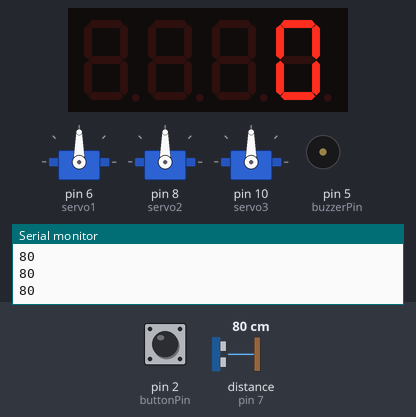
Bench run of a sketch on a simulated Arduino Uno, built with avr-gcc and run on an emulated ATmega328P. On the bench: 3 × servo, 4-digit seven-segment display, buzzer (waves = sounding), the last lines printed to the serial monitor. Wiring (inferred from the names in the program): ultrasonic range finder: trigger pin 9; echo pin 7. The inputs (shaded band) are chosen by the test bench; at power-on: distance to the obstacle (sensor on pin 7) 80 cm, pin 2 (buttonPin) HIGH. The echo pulse lasts 58.3 µs per cm.

Above: at 1.2 s.
1.3 s: distance to the obstacle (sensor on pin 7) set to 22 cm
2.8 s: distance to the obstacle (sensor on pin 7) set to 19 cm
At 3.93 s:
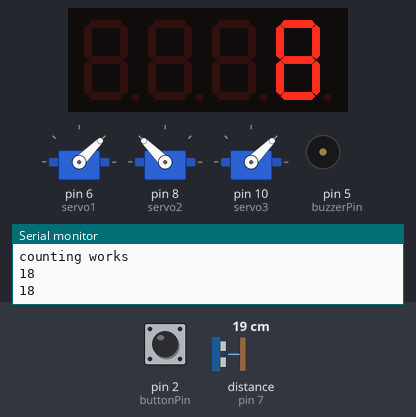
5.8 s: pin 2 (buttonPin) pulled LOW for 0.15 s
At 6.36 s:
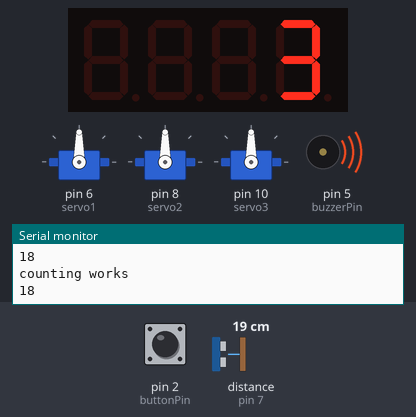
7.7 s: distance to the obstacle (sensor on pin 7) set to 250 cm
10.7 s: distance to the obstacle (sensor on pin 7) set to 2 cm
At 14.51 s:
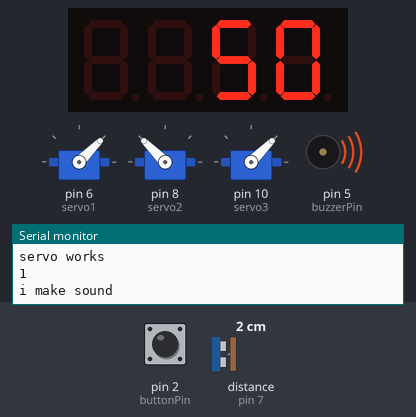
Timing chart, 0 to 14.7 s (numbered marks = the images above; inputs shaded):
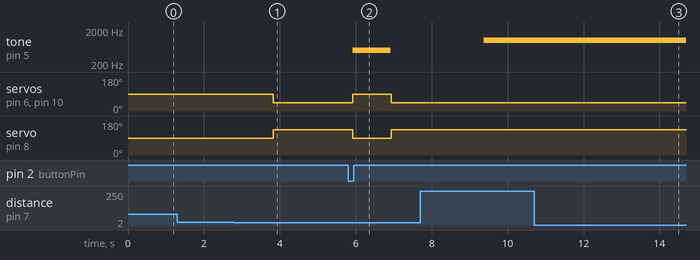

The sketch:

vr3.ino
```cpp
#include <Servo.h>
#include <TM1637Display.h>

#define CLK_PIN 3
#define DIO_PIN 4
const int buzzerPin = 5;
const int buttonPin = 2;

// servos
Servo servo1;
Servo servo2;
Servo servo3;

// ultrasonic distance pins
int triggerPin = 9;
int echoPin = 7;
long distance;

// led timer display
int count = 0;
bool isCounting = false;
TM1637Display display(CLK_PIN, DIO_PIN);

// buzzer + button states
bool buzzerActive = false;
int buttonState;
int prevButtonState;
long buttonPressStartTime = 0;

// four different states
bool isDefault = true;
bool isCountingState = false;
bool isServosSpinning = false;
bool isBuzzerActive = false;

void setup() {
  Serial.begin(9600);

  // distance sensor
  pinMode(triggerPin, OUTPUT);
  pinMode(echoPin, INPUT);

  // servo
  servo1.attach(6);
  servo2.attach(8);
  servo3.attach(10);

  // timer
  display.setBrightness(7);         // Set brightness (0-7)
  display.showNumberDec(0, false);  // Display initial count as 0

  // buzzer
  pinMode(buzzerPin, OUTPUT);

  // button
  pinMode(buttonPin, INPUT);
  prevButtonState = digitalRead(buttonPin);
}

void loop() {
  // functions for what to do in each state
  if (isDefault == true) {
    Default();
  } else if (isCountingState == true) {
    Counting();
  } else if (isServosSpinning == true) {
    ServosSpinning();
    // buzzer state was removed from here because if isBuzzerActive was deleted
  }

  // ultrasonic distance checking
  digitalWrite(triggerPin, LOW);
  delayMicroseconds(2);
  digitalWrite(triggerPin, HIGH);
  delayMicroseconds(10);
  digitalWrite(triggerPin, LOW);
  long duration = pulseIn(echoPin, HIGH, 17400);
  distance = duration / 29 / 2;
  Serial.println(distance);

  // check to see if button pressed 5 seconds
  if (digitalRead(buttonPin) == LOW) {
    buttonState = digitalRead(buttonPin);

    if (prevButtonState == LOW && buttonState == HIGH) {
      buttonPressStartTime = millis();
    }

    if (prevButtonState == HIGH && buttonState == LOW) {
      // check button pressed least 5 seconds
      if (millis() - buttonPressStartTime >= 5000) {
        resetToDefault();  // reset to default end everything!
      }
    }

    prevButtonState = buttonState;  // update previous button state
  }

  // regardless of state after timer starts it should not stop until grass touched
  if (isCounting == true) {
    count++;
    display.showNumberDec(count, false);
    delay(50);
  }

// replaces isButterState function because keeping it in the loop function ensures it keeps playing sound
// no conflicts with other functions
  if (isBuzzerActive == true) {
    Serial.println("i make sound");
    tone(buzzerPin, 1000);  // high freq tone
  }

  delay(100);
}

void Default() {
  if (distance > 1 && distance < 20) {
    isDefault = false;
    isCounting = true;
    isCountingState = true;
  }
}

void Counting() {
  if (isCounting == true) {
    count++;
    Serial.println("counting works");
    display.showNumberDec(count, false);
    delay(50);

    if (count >= 5) {
      isCountingState = false;
      isServosSpinning = true;
    }
  }
}

void ServosSpinning() {
  // servo spinning angles
  servo1.write(45);
  servo2.write(135);
  servo3.write(45);

  if (count >= 20) {
    Serial.println("servo works");
    isBuzzerActive = true;
  }
}
void resetToDefault() {
  isDefault = true;
  isCountingState = false;
  isServosSpinning = false;
  isBuzzerActive = false;
  isCounting = false;
  count = 0;
  display.showNumberDec(0, false);
  servo1.write(90);
  servo2.write(90);
  servo3.write(90);
  noTone(buzzerPin);
  tone(buzzerPin, 500, 1000);  // soft tone (return to nature reminder)
}
```

Measured:
- the behaviour switches between 21 and 20 cm on distance to the obstacle (sensor on pin 7) (found by bisection; images 0 and 1)
- after the input at 2.8 s, servo on pin 6 (servo1), servo on pin 10 (servo3): 90° → 45° after 1.0 s; servo on pin 8 (servo2): 90° → 135° after 1.0 s; the display: first changes after 0.14 s (image 1 shows a later state)
- after the input at 5.8 s, tone on pin 5 (buzzerPin): silent → 500 Hz after 0.13 s, → silent 1.0 s later; servo on pin 6 (servo1), servo on pin 10 (servo3): 45° → 90° after 0.13 s, → 45° 1.0 s later; servo on pin 8 (servo2): 135° → 90° after 0.13 s, → 135° 1.0 s later
